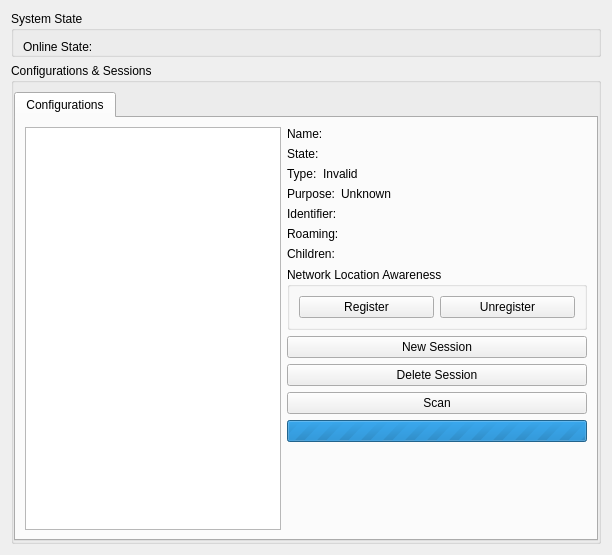
<?xml version="1.0" encoding="UTF-8"?>
<ui version="4.0">
 <class>BearerMonitor</class>
 <widget class="QWidget" name="BearerMonitor">
  <property name="geometry">
   <rect>
    <x>0</x>
    <y>0</y>
    <width>612</width>
    <height>555</height>
   </rect>
  </property>
  <property name="windowTitle">
   <string>BearerMonitor</string>
  </property>
  <layout class="QVBoxLayout" name="verticalLayout" stretch="0,0">
   <item>
    <widget class="QGroupBox" name="systemState">
     <property name="title">
      <string>System State</string>
     </property>
     <property name="flat">
      <bool>true</bool>
     </property>
     <layout class="QHBoxLayout" name="horizontalLayout_3">
      <property name="bottomMargin">
       <number>0</number>
      </property>
      <item>
       <widget class="QLabel" name="onlineStateLabel">
        <property name="text">
         <string>Online State:</string>
        </property>
       </widget>
      </item>
      <item>
       <widget class="QLabel" name="onlineState">
        <property name="sizePolicy">
         <sizepolicy hsizetype="MinimumExpanding" vsizetype="Preferred">
          <horstretch>0</horstretch>
          <verstretch>0</verstretch>
         </sizepolicy>
        </property>
        <property name="text">
         <string/>
        </property>
       </widget>
      </item>
     </layout>
    </widget>
   </item>
   <item>
    <widget class="QGroupBox" name="configurations">
     <property name="title">
      <string>Configurations &amp;&amp; Sessions</string>
     </property>
     <property name="flat">
      <bool>true</bool>
     </property>
     <layout class="QVBoxLayout" name="verticalLayout_5">
      <property name="leftMargin">
       <number>0</number>
      </property>
      <property name="rightMargin">
       <number>0</number>
      </property>
      <property name="bottomMargin">
       <number>0</number>
      </property>
      <item>
       <widget class="QTabWidget" name="tabWidget">
        <property name="sizePolicy">
         <sizepolicy hsizetype="Expanding" vsizetype="MinimumExpanding">
          <horstretch>0</horstretch>
          <verstretch>0</verstretch>
         </sizepolicy>
        </property>
        <property name="currentIndex">
         <number>0</number>
        </property>
        <property name="usesScrollButtons">
         <bool>false</bool>
        </property>
        <widget class="QWidget" name="tab">
         <attribute name="title">
          <string>Configurations</string>
         </attribute>
         <layout class="QHBoxLayout" name="horizontalLayout_2">
          <item>
           <widget class="QTreeWidget" name="treeWidget">
            <property name="sizePolicy">
             <sizepolicy hsizetype="Preferred" vsizetype="Preferred">
              <horstretch>0</horstretch>
              <verstretch>0</verstretch>
             </sizepolicy>
            </property>
            <property name="rootIsDecorated">
             <bool>false</bool>
            </property>
            <attribute name="headerVisible">
             <bool>false</bool>
            </attribute>
            <column>
             <property name="text">
              <string>1</string>
             </property>
            </column>
           </widget>
          </item>
          <item>
           <layout class="QVBoxLayout" name="verticalLayout_2">
            <item>
             <layout class="QHBoxLayout" name="configurationNameLayout">
              <item>
               <widget class="QLabel" name="configurationNameLabel">
                <property name="text">
                 <string>Name:</string>
                </property>
               </widget>
              </item>
              <item>
               <widget class="QLabel" name="configurationName">
                <property name="sizePolicy">
                 <sizepolicy hsizetype="MinimumExpanding" vsizetype="Preferred">
                  <horstretch>0</horstretch>
                  <verstretch>0</verstretch>
                 </sizepolicy>
                </property>
                <property name="text">
                 <string/>
                </property>
               </widget>
              </item>
             </layout>
            </item>
            <item>
             <layout class="QHBoxLayout" name="configurationStateLayout">
              <item>
               <widget class="QLabel" name="configurationStateLabel">
                <property name="text">
                 <string>State:</string>
                </property>
               </widget>
              </item>
              <item>
               <widget class="QLabel" name="configurationState">
                <property name="sizePolicy">
                 <sizepolicy hsizetype="MinimumExpanding" vsizetype="Preferred">
                  <horstretch>0</horstretch>
                  <verstretch>0</verstretch>
                 </sizepolicy>
                </property>
                <property name="text">
                 <string/>
                </property>
               </widget>
              </item>
             </layout>
            </item>
            <item>
             <layout class="QHBoxLayout" name="configurationTypeLayout">
              <item>
               <widget class="QLabel" name="configurationTypeLabel">
                <property name="text">
                 <string>Type:</string>
                </property>
               </widget>
              </item>
              <item>
               <widget class="QLabel" name="configurationType">
                <property name="sizePolicy">
                 <sizepolicy hsizetype="MinimumExpanding" vsizetype="Preferred">
                  <horstretch>0</horstretch>
                  <verstretch>0</verstretch>
                 </sizepolicy>
                </property>
                <property name="text">
                 <string>Invalid</string>
                </property>
               </widget>
              </item>
             </layout>
            </item>
            <item>
             <layout class="QHBoxLayout" name="configurationPurposeLayout">
              <item>
               <widget class="QLabel" name="configurationPurposeLabel">
                <property name="text">
                 <string>Purpose:</string>
                </property>
               </widget>
              </item>
              <item>
               <widget class="QLabel" name="configurationPurpose">
                <property name="sizePolicy">
                 <sizepolicy hsizetype="MinimumExpanding" vsizetype="Preferred">
                  <horstretch>0</horstretch>
                  <verstretch>0</verstretch>
                 </sizepolicy>
                </property>
                <property name="text">
                 <string>Unknown</string>
                </property>
               </widget>
              </item>
             </layout>
            </item>
            <item>
             <layout class="QHBoxLayout" name="configurationIdentifierLayout">
              <item>
               <widget class="QLabel" name="configurationIdentifierLabel">
                <property name="text">
                 <string>Identifier:</string>
                </property>
               </widget>
              </item>
              <item>
               <widget class="QLabel" name="configurationIdentifier">
                <property name="sizePolicy">
                 <sizepolicy hsizetype="MinimumExpanding" vsizetype="Preferred">
                  <horstretch>0</horstretch>
                  <verstretch>0</verstretch>
                 </sizepolicy>
                </property>
                <property name="text">
                 <string/>
                </property>
               </widget>
              </item>
             </layout>
            </item>
            <item>
             <layout class="QHBoxLayout" name="configurationRoamingLayout">
              <item>
               <widget class="QLabel" name="configurationRoamingLabel">
                <property name="text">
                 <string>Roaming:</string>
                </property>
               </widget>
              </item>
              <item>
               <widget class="QLabel" name="configurationRoaming">
                <property name="sizePolicy">
                 <sizepolicy hsizetype="MinimumExpanding" vsizetype="Preferred">
                  <horstretch>0</horstretch>
                  <verstretch>0</verstretch>
                 </sizepolicy>
                </property>
                <property name="text">
                 <string/>
                </property>
               </widget>
              </item>
             </layout>
            </item>
            <item>
             <layout class="QHBoxLayout" name="configurationChildrenLayout">
              <item>
               <widget class="QLabel" name="configurationChildrenLabel">
                <property name="text">
                 <string>Children:</string>
                </property>
               </widget>
              </item>
              <item>
               <widget class="QLabel" name="configurationChildren">
                <property name="sizePolicy">
                 <sizepolicy hsizetype="MinimumExpanding" vsizetype="Preferred">
                  <horstretch>0</horstretch>
                  <verstretch>0</verstretch>
                 </sizepolicy>
                </property>
                <property name="text">
                 <string/>
                </property>
               </widget>
              </item>
             </layout>
            </item>
            <item>
             <widget class="QGroupBox" name="nlaGroup">
              <property name="title">
               <string>Network Location Awareness</string>
              </property>
              <layout class="QHBoxLayout" name="horizontalLayout">
               <item>
                <widget class="QPushButton" name="registerButton">
                 <property name="text">
                  <string>Register</string>
                 </property>
                </widget>
               </item>
               <item>
                <widget class="QPushButton" name="unregisterButton">
                 <property name="text">
                  <string>Unregister</string>
                 </property>
                </widget>
               </item>
              </layout>
             </widget>
            </item>
            <item>
             <widget class="QPushButton" name="newSessionButton">
              <property name="text">
               <string>New Session</string>
              </property>
             </widget>
            </item>
            <item>
             <widget class="QPushButton" name="deleteSessionButton">
              <property name="text">
               <string>Delete Session</string>
              </property>
             </widget>
            </item>
            <item>
             <widget class="QPushButton" name="scanButton">
              <property name="text">
               <string>Scan</string>
              </property>
             </widget>
            </item>
            <item>
             <widget class="QProgressBar" name="progressBar">
              <property name="maximum">
               <number>0</number>
              </property>
              <property name="value">
               <number>23280</number>
              </property>
              <property name="textVisible">
               <bool>false</bool>
              </property>
              <property name="invertedAppearance">
               <bool>false</bool>
              </property>
              <property name="format">
               <string>%p%</string>
              </property>
             </widget>
            </item>
            <item>
             <spacer name="verticalSpacer">
              <property name="orientation">
               <enum>Qt::Vertical</enum>
              </property>
              <property name="sizeHint" stdset="0">
               <size>
                <width>20</width>
                <height>40</height>
               </size>
              </property>
             </spacer>
            </item>
           </layout>
          </item>
         </layout>
        </widget>
       </widget>
      </item>
     </layout>
    </widget>
   </item>
  </layout>
 </widget>
 <resources/>
 <connections/>
</ui>
